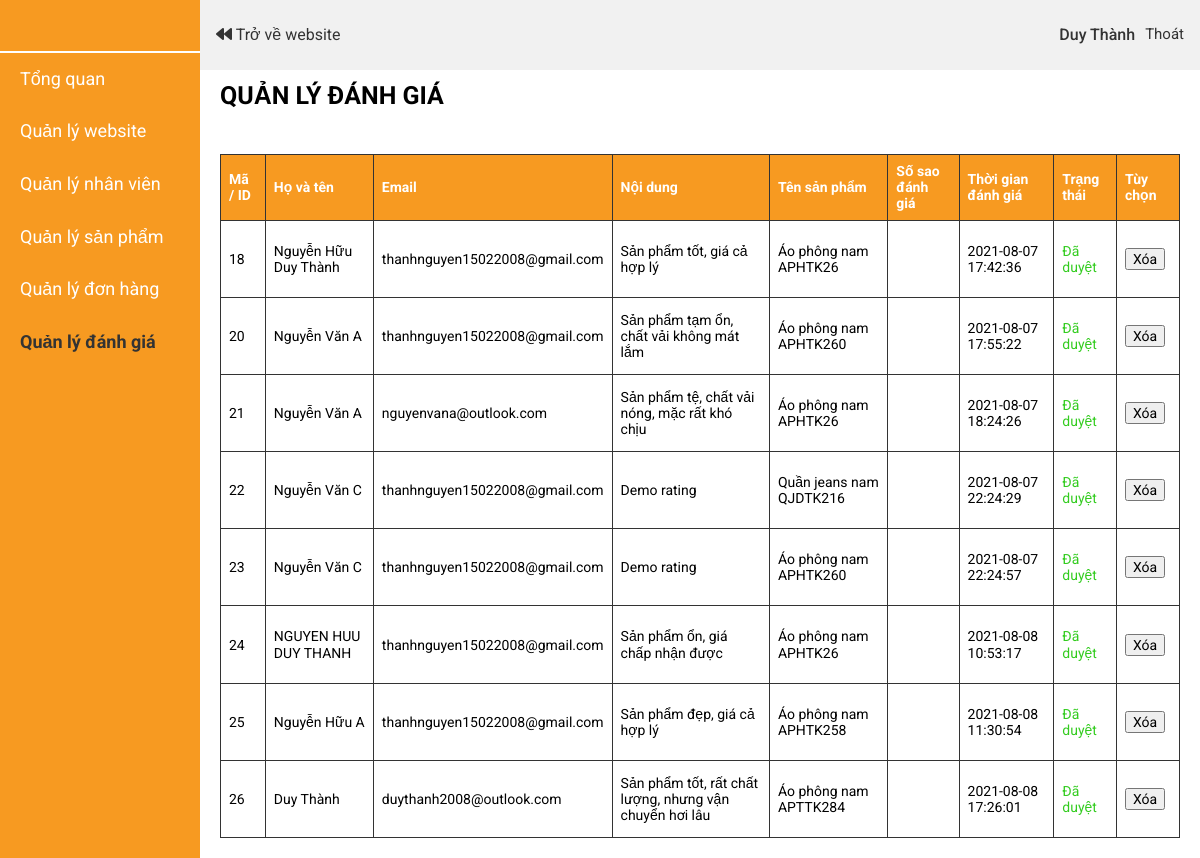
The page /?controller=quanlydanhgia (signed in) on the database as committed earlier.
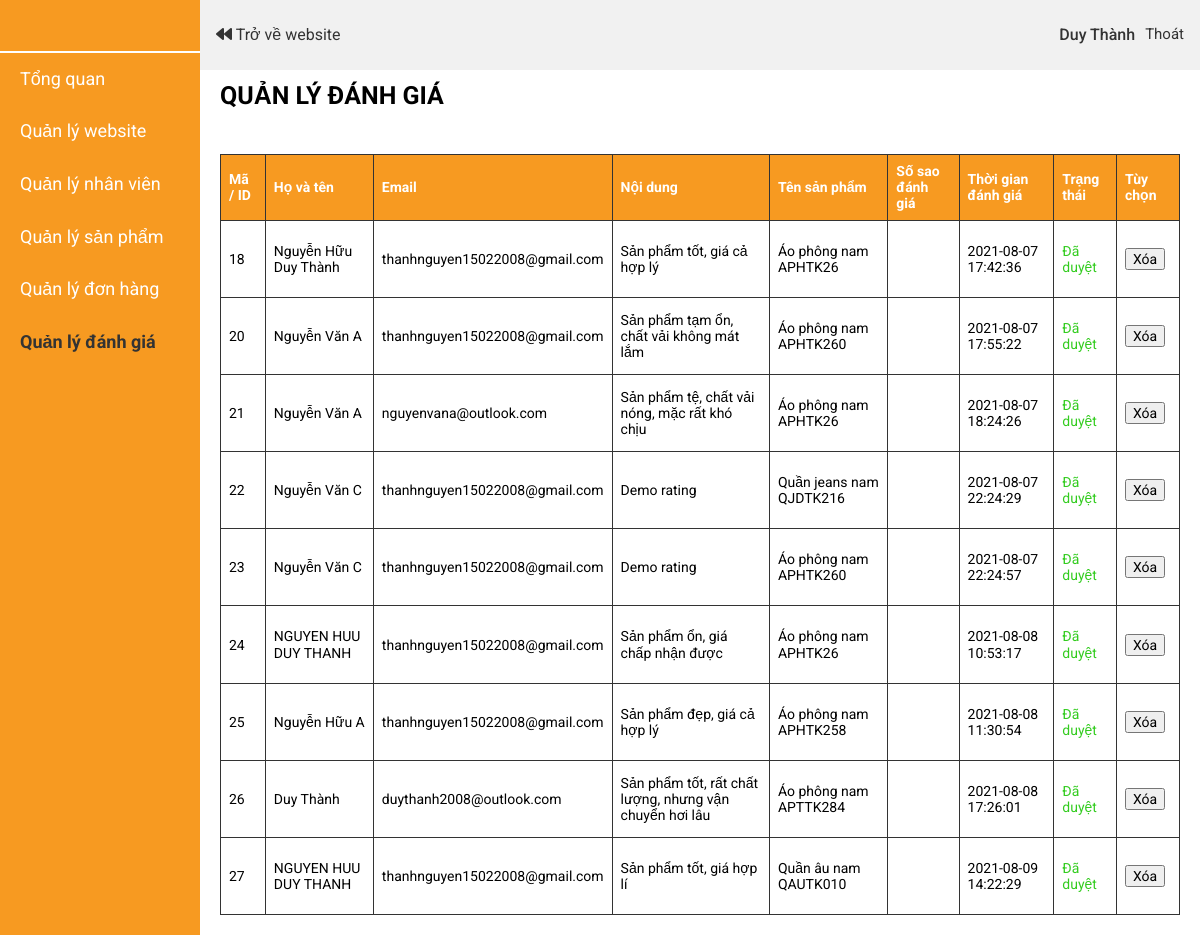
The same page on the database as committed later.
### tables this page shows
CREATE TABLE `rating` (
  `id` int(11) NOT NULL,
  `product_id` int(11) DEFAULT NULL,
  `rate` float DEFAULT NULL,
  `fullname` varchar(100) DEFAULT NULL,
  `email` varchar(100) DEFAULT NULL,
  `content` varchar(1000) DEFAULT NULL,
  `time_rate` datetime DEFAULT NULL,
  `user_id` int(11) DEFAULT NULL,
  `status` int(11) DEFAULT NULL
);

CREATE TABLE `product` (
  `id` int(11) NOT NULL,
  `name` varchar(200) DEFAULT NULL,
  `price` int(11) DEFAULT NULL,
  `image` varchar(200) DEFAULT NULL,
  `description` varchar(1000) DEFAULT NULL,
  `qty` int(11) DEFAULT NULL,
  `catalog` int(11) DEFAULT NULL,
  `total_rate` float DEFAULT NULL,
  `rate_times` int(11) DEFAULT NULL,
  `image2` varchar(200) DEFAULT NULL,
  `image3` varchar(200) DEFAULT NULL,
  `image4` varchar(200) DEFAULT NULL
);

### Controller/C-quanlydanhgia.php (called while the page is built, shortened)
<?php
    $rating_confirmed = $database->get('rating', array('status'=>1));
    require_once './View/V-quanlydanhgia.php';
?>

### Model/M-database.php (called while the page is built, shortened)
<?php
    class database{
        protected $conn= null;
        protected $host='localhost';
        protected $user='root';
        protected $pass='';
        protected $dbname='fashiongenz';
        public function connect(){
             $this->conn = new mysqli($this->host,$this->user,$this->pass,$this->dbname);
        }
        public function get($table,$condition=array()){
          $sql= "SELECT * FROM $table ";
          if(!empty($condition)){
               $sql.="WHERE";
               foreach ($condition as $key => $value){
                    $sql.= " $key = '$value' AND";
               }
               $sql= trim($sql,"AND");
          }
          $query = mysqli_query($this->conn, $sql);
          $result=array();
          if ($query){
               while ($row= mysqli_fetch_assoc($query)){
                    $result[]=$row;
               }
          }
          return $result;
     }
    }
?>

### View/V-quanlydanhgia.php (the view, shortened to what the changed rows need)
<!DOCTYPE html>
<html lang="en">
<head>
    <link rel="stylesheet" href="./Assets/Css/grid.css">
    <link rel="stylesheet" href="./Assets/Css/responsive.css">
    <link rel="stylesheet" href="./Assets/Css/base.css">
    <link rel="stylesheet" href="./Assets/Css/main.css">
    <link rel="stylesheet" href="https://cdnjs.cloudflare.com/ajax/libs/rateYo/2.3.2/jquery.rateyo.min.css">
    <link rel="stylesheet" href="https://cdnjs.cloudflare.com/ajax/libs/normalize/8.0.1/normalize.min.css" />
    <link rel="stylesheet" href="./Assets/Fonts/fontawesome-free-5.15.3-web/css/all.min.css">
</head>
<body>
    <div class="grid">
        <div class="row no-gutters">
            <div class="col l-10 m-12 c-12">
                <div class="admin-content">
                    <div class="row no-gutters">
                        <div class="col l-12 m-12 c-12">
                            <h3 class="admin-content__heading">Quản lý đánh giá</h3><br>
                            <div class="admin__product">
                                <table class="admin__product-table">
                                    <thead>
                                        <tr>
                                            <th class="admin__product-table-th">Mã / ID</th>
                                            <th class="admin__product-table-th">Họ và tên</th>
                                            <th class="admin__product-table-th">Email</th>
                                            <th class="admin__product-table-th">Nội dung</th>
                                            <th class="admin__product-table-th">Tên sản phẩm</th>
                                            <th class="admin__product-table-th">Số sao đánh giá</th>
                                            <th class="admin__product-table-th">Thời gian đánh giá</th>
                                            <th class="admin__product-table-th">Trạng thái</th>
                                            <th class="admin__product-table-th">Tùy chọn</th>
                                        </tr>
                                    </thead>
                                    <tbody>
                                        <?php foreach($rating_confirmed as $key => $value){ ?>
                                        <tr>
                                            <td class="admin__product-table-td"><?php echo $value['id'] ?></td>
                                            <td class="admin__product-table-td"><?php echo $value['fullname']?></td>
                                            <td class="admin__product-table-td"><?php echo $value['email']?></td>
                                            <td class="admin__product-table-td"><?php echo $value['content']?></td>
                                            <td class="admin__product-table-td">
                                                <?php $product_rating= $database->get('product',array('id'=>$value['product_id']));
                                                      echo $product_rating[0]['name'];
                                                ?>
                                            </td>
                                            <td class="admin__product-table-td"><div class="rateResult" data-rateyo-rating="<?php echo $value['rate']; ?>"></td>
                                            <td class="admin__product-table-td"><?php echo $value['time_rate']?></td>
                                            <td class="admin__product-table-td">
                                                <?php if ($value['status']==0){?>
                                                    <p style='color: red'>Chưa duyệt</p>
                                                <?php }else{ ?>
                                                    <p style='color: #33CC1F'>Đã duyệt</p>
                                                <?php } ?>
                                            </td>
                                            <td class="admin__product-table-td">
                                                <input onclick="window.location ='?controller=xulidanhgia&method=del&id=<?php echo $value['id']; ?>'" type="button" class="btn-option" value="Xóa">
                                            </td>
                                        </tr>
                                        <?php } ?>
                                    </tbody>
                                </table>
                            </div>
                        </div>
                    </div>
                </div>
            </div>
        </div>
    </div>
</body>
</html>

Rows that differ between the two databases and show on the page:
added rating: id "27", fullname "NGUYEN HUU DUY THANH", email "thanhnguyen15022008@gmail.com", content "Sản phẩm tốt, giá hợp lí", product.name "Quần âu nam QAUTK010", time_rate "2021-08-09 14:22:29", status "Đã duyệt"
